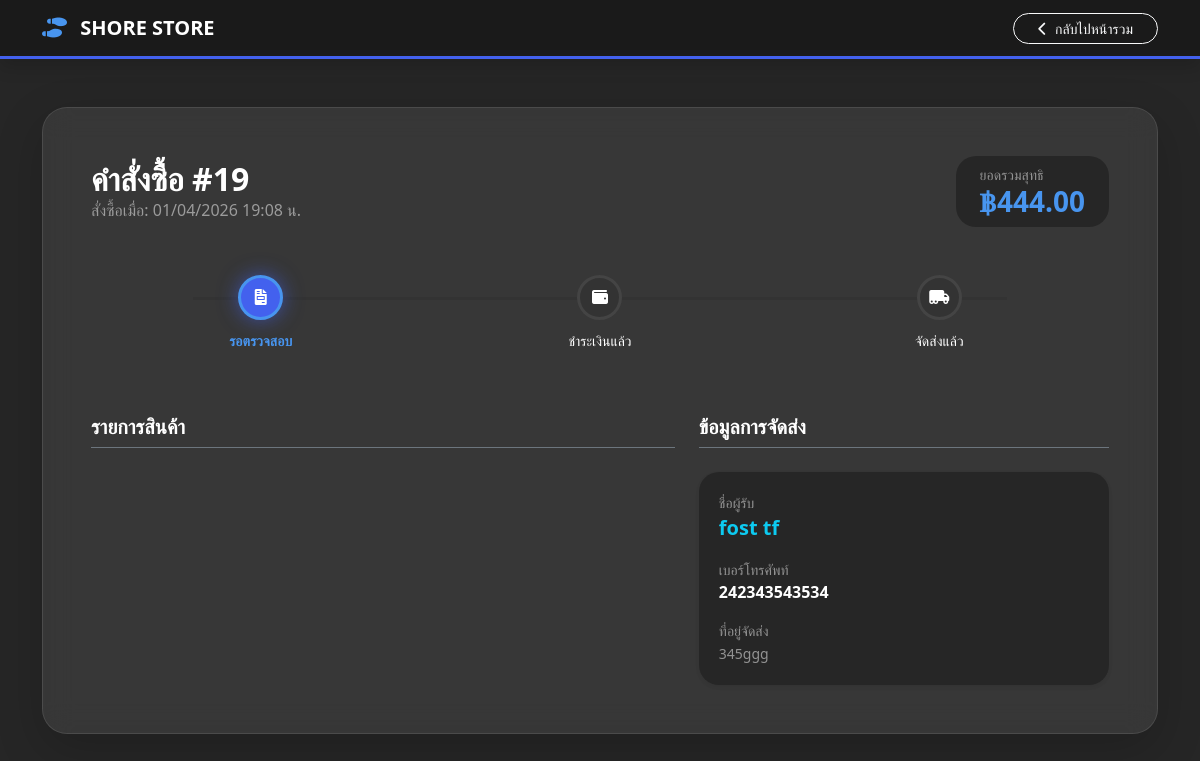
Screenshot of /order_details_user.php?order_id=19 (signed in) with the database file from the repository.
### tables this page shows
CREATE TABLE `orders` (
  `id` int(11) NOT NULL,
  `username` varchar(50) NOT NULL,
  `firstname` varchar(100) DEFAULT NULL,
  `lastname` varchar(100) DEFAULT NULL,
  `total_price` decimal(10,2) NOT NULL,
  `address` text NOT NULL,
  `phone` varchar(20) NOT NULL,
  `status` enum('pending','paid','shipped','cancelled') DEFAULT 'pending',
  `created_at` timestamp NOT NULL DEFAULT current_timestamp()
);

### order_details_user.php (the view, shortened to what this page needs)
<?php
include('db.php');
$order_id = intval($_GET['order_id']);
$user_now = $_SESSION['username'];
$sql_order = "SELECT * FROM orders WHERE id = $order_id AND username = '$user_now'";
$res_order = mysqli_query($conn, $sql_order);
$order = mysqli_fetch_assoc($res_order);
?>
<!DOCTYPE html>
<html lang="th">
<head>
    <link href="https://cdn.jsdelivr.net/npm/bootstrap@5.3.3/dist/css/bootstrap.min.css" rel="stylesheet">
    <link rel="stylesheet" href="https://cdnjs.cloudflare.com/ajax/libs/font-awesome/6.0.0/css/all.min.css">
</head>
<body>
    <nav class="navbar navbar-expand-lg sticky-top mb-4 shadow">
        <div class="container">
            <a class="navbar-brand text-white fw-bold" href="index.php">
                <i class="fas fa-shoe-prints me-2" style="color: #4895ef;"></i> SHORE STORE
            </a>
            <a href="my_order.php" class="btn btn-outline-light btn-sm rounded-pill px-4">
                <i class="fas fa-chevron-left me-2"></i>กลับไปหน้ารวม
            </a>
        </div>
    </nav>
    <div class="container py-4">
        <div class="glass-card p-4 p-md-5 shadow-lg">
            <div class="d-flex flex-wrap justify-content-between align-items-center mb-5 gap-3">
                <div>
                    <h2 class="fw-bold m-0">คำสั่งซื้อ #<?php echo $order_id; ?></h2>
                    <p class="text-white-50 m-0">สั่งซื้อเมื่อ: <?php echo date('d/m/Y H:i', strtotime($order['created_at'])); ?> น.</p>
                </div>
                <div class="info-box py-2 px-4">
                    <span class="text-white-50 small d-block">ยอดรวมสุทธิ</span>
                    <span class="h3 fw-bold text-accent">฿<?php echo number_format($order['total_price'], 2); ?></span>
                </div>
            </div>
            <div class="track-container">
                <?php $s = $order['status']; ?>
                <div class="track-step <?php echo ($s=='pending'||$s=='paid'||$s=='shipped')?'active':''; ?>">
                    <div class="step-icon"><i class="fas fa-file-invoice"></i></div>
                    <div class="step-text small">รอตรวจสอบ</div>
                </div>
                <div class="track-step <?php echo ($s=='paid'||$s=='shipped')?'active':''; ?>">
                    <div class="step-icon"><i class="fas fa-wallet"></i></div>
                    <div class="step-text small">ชำระเงินแล้ว</div>
                </div>
                <div class="track-step <?php echo ($s=='shipped')?'active':''; ?>">
                    <div class="step-icon"><i class="fas fa-truck-moving"></i></div>
                    <div class="step-text small">จัดส่งแล้ว</div>
                </div>
            </div>
            <div class="row g-4 mt-2">
                <div class="col-lg-7">
                    <h5 class="fw-bold mb-4 border-bottom border-secondary pb-2">รายการสินค้า</h5>
                </div>
                <div class="col-lg-5">
                    <h5 class="fw-bold mb-4 border-bottom border-secondary pb-2">ข้อมูลการจัดส่ง</h5>
                    <div class="info-box shadow-sm">
                        <div class="mb-3">
                            <label class="text-white-50 small d-block">ชื่อผู้รับ</label>
                            <span class="fw-bold fs-5 text-info"><?php echo htmlspecialchars($order['firstname'] . " " . $order['lastname']); ?></span>
                        </div>
                        <div class="mb-3">
                            <label class="text-white-50 small d-block">เบอร์โทรศัพท์</label>
                            <span class="fw-bold"><?php echo htmlspecialchars($order['phone']); ?></span>
                        </div>
                        <div class="mb-0">
                            <label class="text-white-50 small d-block">ที่อยู่จัดส่ง</label>
                            <span class="text-white-50 small"><?php echo nl2br(htmlspecialchars($order['address'])); ?></span>
                        </div>
                    </div>
                </div>
            </div>
        </div>
    </div>
</body>
</html>

### order_details_user.php (style rules this page uses)
body { background-image: linear-gradient(rgba(0,0,0,0.85), rgba(0,0,0,0.85)), url('https://images.unsplash.com/photo-1552346154-21d32810aba3?q=80&w=2070'); background-size: cover; background-attachment: fixed; background-position: center; font-family: 'Segoe UI', sans-serif; color: white; min-height: 100vh; }
.navbar { background-color: #1a1a1a !important; border-bottom: 3px solid #4361ee; }
.glass-card { background: rgba(255, 255, 255, 0.08); backdrop-filter: blur(15px); border-radius: 25px; border: 1px solid rgba(255, 255, 255, 0.1); margin-bottom: 30px; overflow: hidden; }
.track-container { display: flex; justify-content: space-between; position: relative; margin-bottom: 40px; }
.track-step { flex: 1; text-align: center; position: relative; z-index: 2; }
.step-icon { width: 45px; height: 45px; border-radius: 50%; background: #333; display: flex; align-items: center; justify-content: center; margin: 0 auto 10px; border: 3px solid #444; transition: 0.3s; }
.track-step.active .step-icon { background: #4361ee; border-color: #4895ef; box-shadow: 0 0 20px rgba(67,97,238,0.6); }
.track-step.active .step-text { color: #4895ef; font-weight: bold; }
.track-container::after { content: ""; position: absolute; top: 22px; left: 10%; width: 80%; height: 3px; background: #333; z-index: 1; }
.text-accent { color: #4895ef; }
.info-box { background: rgba(0,0,0,0.3); border-radius: 20px; padding: 20px; }

### rows the page displays
orders: created_at "01/04/2026 19:08", total_price "444.00", firstname+lastname "fost tf", phone "242343543534", address "345ggg"

### other values shown
$order_id "19"
